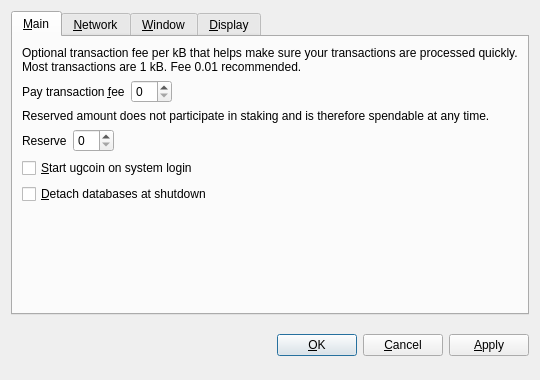
<?xml version="1.0" encoding="UTF-8"?>
<ui version="4.0">
 <class>OptionsDialog</class>
 <widget class="QDialog" name="OptionsDialog">
  <property name="geometry">
   <rect>
    <x>0</x>
    <y>0</y>
    <width>540</width>
    <height>380</height>
   </rect>
  </property>
  <property name="windowTitle">
   <string>Options</string>
  </property>
  <property name="modal">
   <bool>true</bool>
  </property>
  <layout class="QVBoxLayout" name="verticalLayout">
   <item>
    <widget class="QTabWidget" name="tabWidget">
     <property name="tabPosition">
      <enum>QTabWidget::North</enum>
     </property>
     <property name="currentIndex">
      <number>0</number>
     </property>
     <widget class="QWidget" name="tabMain">
      <attribute name="title">
       <string>&amp;Main</string>
      </attribute>
      <layout class="QVBoxLayout" name="verticalLayout_Main">
       <item>
        <widget class="QLabel" name="transactionFeeInfoLabel">
         <property name="text">
          <string>Optional transaction fee per kB that helps make sure your transactions are processed quickly. Most transactions are 1 kB. Fee 0.01 recommended.</string>
         </property>
         <property name="textFormat">
          <enum>Qt::PlainText</enum>
         </property>
         <property name="wordWrap">
          <bool>true</bool>
         </property>
        </widget>
       </item>
       <item>
        <layout class="QHBoxLayout" name="horizontalLayoutFee">
         <item>
          <widget class="QLabel" name="transactionFeeLabel">
           <property name="text">
            <string>Pay transaction &amp;fee</string>
           </property>
           <property name="textFormat">
            <enum>Qt::PlainText</enum>
           </property>
           <property name="buddy">
            <cstring>transactionFee</cstring>
           </property>
          </widget>
         </item>
         <item>
          <widget class="BitcoinAmountField" name="transactionFee"/>
         </item>
         <item>
          <spacer name="horizontalSpacerFee">
           <property name="orientation">
            <enum>Qt::Horizontal</enum>
           </property>
           <property name="sizeHint" stdset="0">
            <size>
             <width>40</width>
             <height>20</height>
            </size>
           </property>
          </spacer>
         </item>
        </layout>
       </item>
       <item>
        <widget class="QLabel" name="reserveBalanceInfoLabel">
         <property name="text">
          <string>Reserved amount does not participate in staking and is therefore spendable at any time.</string>
         </property>
         <property name="textFormat">
          <enum>Qt::PlainText</enum>
         </property>
         <property name="wordWrap">
          <bool>true</bool>
         </property>
        </widget>
       </item>
       <item>
        <layout class="QHBoxLayout" name="horizontalLayoutReserveBalance">
         <item>
          <widget class="QLabel" name="reserveBalanceLabel">
           <property name="text">
            <string>Reserve</string>
           </property>
           <property name="textFormat">
            <enum>Qt::PlainText</enum>
           </property>
           <property name="buddy">
            <cstring>reserveBalance</cstring>
           </property>
          </widget>
         </item>
         <item>
          <widget class="BitcoinAmountField" name="reserveBalance"/>
         </item>
         <item>
          <spacer name="horizontalSpacerReserveBalance">
           <property name="orientation">
            <enum>Qt::Horizontal</enum>
           </property>
           <property name="sizeHint" stdset="0">
            <size>
             <width>40</width>
             <height>20</height>
            </size>
           </property>
          </spacer>
         </item>
        </layout>
       </item>
       <item>
        <widget class="QCheckBox" name="bitcoinAtStartup">
         <property name="toolTip">
          <string>Automatically start ugcoin after logging in to the system.</string>
         </property>
         <property name="text">
          <string>&amp;Start ugcoin on system login</string>
         </property>
        </widget>
       </item>
       <item>
        <widget class="QCheckBox" name="detachDatabases">
         <property name="toolTip">
          <string>Detach block and address databases at shutdown. This means they can be moved to another data directory, but it slows down shutdown. The wallet is always detached.</string>
         </property>
         <property name="text">
          <string>&amp;Detach databases at shutdown</string>
         </property>
        </widget>
       </item>
       <item>
        <spacer name="verticalSpacer_Main">
         <property name="orientation">
          <enum>Qt::Vertical</enum>
         </property>
         <property name="sizeHint" stdset="0">
          <size>
           <width>20</width>
           <height>40</height>
          </size>
         </property>
        </spacer>
       </item>
      </layout>
     </widget>
     <widget class="QWidget" name="tabNetwork">
      <attribute name="title">
       <string>&amp;Network</string>
      </attribute>
      <layout class="QVBoxLayout" name="verticalLayout_Network">
       <item>
        <widget class="QCheckBox" name="mapPortUpnp">
         <property name="toolTip">
          <string>Automatically open the ugcoin client port on the router. This only works when your router supports UPnP and it is enabled.</string>
         </property>
         <property name="text">
          <string>Map port using &amp;UPnP</string>
         </property>
        </widget>
       </item>
       <item>
        <widget class="QCheckBox" name="connectSocks">
         <property name="toolTip">
          <string>Connect to the pinkcoin network through a SOCKS proxy (e.g. when connecting through Tor).</string>
         </property>
         <property name="text">
          <string>&amp;Connect through SOCKS proxy:</string>
         </property>
        </widget>
       </item>
       <item>
        <layout class="QHBoxLayout" name="horizontalLayout_Network">
         <item>
          <widget class="QLabel" name="proxyIpLabel">
           <property name="text">
            <string>Proxy &amp;IP:</string>
           </property>
           <property name="textFormat">
            <enum>Qt::PlainText</enum>
           </property>
           <property name="buddy">
            <cstring>proxyIp</cstring>
           </property>
          </widget>
         </item>
         <item>
          <widget class="QValidatedLineEdit" name="proxyIp">
           <property name="maximumSize">
            <size>
             <width>140</width>
             <height>16777215</height>
            </size>
           </property>
           <property name="toolTip">
            <string>IP address of the proxy (e.g. 127.0.0.1)</string>
           </property>
          </widget>
         </item>
         <item>
          <widget class="QLabel" name="proxyPortLabel">
           <property name="text">
            <string>&amp;Port:</string>
           </property>
           <property name="textFormat">
            <enum>Qt::PlainText</enum>
           </property>
           <property name="buddy">
            <cstring>proxyPort</cstring>
           </property>
          </widget>
         </item>
         <item>
          <widget class="QLineEdit" name="proxyPort">
           <property name="maximumSize">
            <size>
             <width>55</width>
             <height>16777215</height>
            </size>
           </property>
           <property name="toolTip">
            <string>Port of the proxy (e.g. 9050)</string>
           </property>
          </widget>
         </item>
         <item>
          <widget class="QLabel" name="socksVersionLabel">
           <property name="text">
            <string>SOCKS &amp;Version:</string>
           </property>
           <property name="textFormat">
            <enum>Qt::PlainText</enum>
           </property>
           <property name="buddy">
            <cstring>socksVersion</cstring>
           </property>
          </widget>
         </item>
         <item>
          <widget class="QValueComboBox" name="socksVersion">
           <property name="toolTip">
            <string>SOCKS version of the proxy (e.g. 5)</string>
           </property>
          </widget>
         </item>
         <item>
          <spacer name="horizontalSpacer_Network">
           <property name="orientation">
            <enum>Qt::Horizontal</enum>
           </property>
           <property name="sizeHint" stdset="0">
            <size>
             <width>40</width>
             <height>20</height>
            </size>
           </property>
          </spacer>
         </item>
        </layout>
       </item>
       <item>
        <spacer name="verticalSpacer_Network">
         <property name="orientation">
          <enum>Qt::Vertical</enum>
         </property>
         <property name="sizeHint" stdset="0">
          <size>
           <width>20</width>
           <height>40</height>
          </size>
         </property>
        </spacer>
       </item>
      </layout>
     </widget>
     <widget class="QWidget" name="tabWindow">
      <attribute name="title">
       <string>&amp;Window</string>
      </attribute>
      <layout class="QVBoxLayout" name="verticalLayout_Window">
       <item>
        <widget class="QCheckBox" name="minimizeToTray">
         <property name="toolTip">
          <string>Show only a tray icon after minimizing the window.</string>
         </property>
         <property name="text">
          <string>&amp;Minimize to the tray instead of the taskbar</string>
         </property>
        </widget>
       </item>
       <item>
        <widget class="QCheckBox" name="minimizeOnClose">
         <property name="toolTip">
          <string>Minimize instead of exit the application when the window is closed. When this option is enabled, the application will be closed only after selecting Quit in the menu.</string>
         </property>
         <property name="text">
          <string>M&amp;inimize on close</string>
         </property>
        </widget>
       </item>
       <item>
        <spacer name="verticalSpacer_Window">
         <property name="orientation">
          <enum>Qt::Vertical</enum>
         </property>
         <property name="sizeHint" stdset="0">
          <size>
           <width>20</width>
           <height>40</height>
          </size>
         </property>
        </spacer>
       </item>
      </layout>
     </widget>
     <widget class="QWidget" name="tabDisplay">
      <attribute name="title">
       <string>&amp;Display</string>
      </attribute>
      <layout class="QVBoxLayout" name="verticalLayout_Display">
       <item>
        <layout class="QHBoxLayout" name="horizontalLayout_1_Display">
         <item>
          <widget class="QLabel" name="langLabel">
           <property name="text">
            <string>User Interface &amp;language:</string>
           </property>
           <property name="textFormat">
            <enum>Qt::PlainText</enum>
           </property>
           <property name="buddy">
            <cstring>lang</cstring>
           </property>
          </widget>
         </item>
         <item>
          <widget class="QValueComboBox" name="lang">
           <property name="toolTip">
            <string>The user interface language can be set here. This setting will take effect after restarting pinkcoin.</string>
           </property>
          </widget>
         </item>
        </layout>
       </item>
       <item>
        <layout class="QHBoxLayout" name="horizontalLayout_2_Display">
         <item>
          <widget class="QLabel" name="unitLabel">
           <property name="text">
            <string>&amp;Unit to show amounts in:</string>
           </property>
           <property name="textFormat">
            <enum>Qt::PlainText</enum>
           </property>
           <property name="buddy">
            <cstring>unit</cstring>
           </property>
          </widget>
         </item>
         <item>
          <widget class="QValueComboBox" name="unit">
           <property name="toolTip">
            <string>Choose the default subdivision unit to show in the interface and when sending coins.</string>
           </property>
          </widget>
         </item>
        </layout>
       </item>
       <item>
        <widget class="QCheckBox" name="displayAddresses">
         <property name="toolTip">
          <string>Whether to show ugcoin addresses in the transaction list or not.</string>
         </property>
         <property name="text">
          <string>&amp;Display addresses in transaction list</string>
         </property>
        </widget>
       </item>
       <item>
        <widget class="QCheckBox" name="coinControlFeatures">
         <property name="toolTip">
          <string>Whether to show coin control features or not.</string>
         </property>
         <property name="text">
          <string>Display coin &amp;control features (experts only!)</string>
         </property>
        </widget>
       </item>
       <item>
        <spacer name="verticalSpacer_Display">
         <property name="orientation">
          <enum>Qt::Vertical</enum>
         </property>
         <property name="sizeHint" stdset="0">
          <size>
           <width>20</width>
           <height>40</height>
          </size>
         </property>
        </spacer>
       </item>
      </layout>
     </widget>
    </widget>
   </item>
   <item>
    <layout class="QHBoxLayout" name="horizontalLayout_Buttons">
     <item>
      <spacer name="horizontalSpacer_1">
       <property name="orientation">
        <enum>Qt::Horizontal</enum>
       </property>
       <property name="sizeHint" stdset="0">
        <size>
         <width>40</width>
         <height>48</height>
        </size>
       </property>
      </spacer>
     </item>
     <item>
      <widget class="QLabel" name="statusLabel">
       <property name="font">
        <font>
         <weight>75</weight>
         <bold>true</bold>
        </font>
       </property>
       <property name="text">
        <string/>
       </property>
       <property name="textFormat">
        <enum>Qt::PlainText</enum>
       </property>
       <property name="wordWrap">
        <bool>true</bool>
       </property>
      </widget>
     </item>
     <item>
      <spacer name="horizontalSpacer_2">
       <property name="orientation">
        <enum>Qt::Horizontal</enum>
       </property>
       <property name="sizeHint" stdset="0">
        <size>
         <width>40</width>
         <height>48</height>
        </size>
       </property>
      </spacer>
     </item>
     <item>
      <widget class="QPushButton" name="okButton">
       <property name="text">
        <string>&amp;OK</string>
       </property>
      </widget>
     </item>
     <item>
      <widget class="QPushButton" name="cancelButton">
       <property name="text">
        <string>&amp;Cancel</string>
       </property>
       <property name="autoDefault">
        <bool>false</bool>
       </property>
      </widget>
     </item>
     <item>
      <widget class="QPushButton" name="applyButton">
       <property name="text">
        <string>&amp;Apply</string>
       </property>
       <property name="autoDefault">
        <bool>false</bool>
       </property>
      </widget>
     </item>
    </layout>
   </item>
  </layout>
 </widget>
 <customwidgets>
  <customwidget>
   <class>BitcoinAmountField</class>
   <extends>QSpinBox</extends>
   <header>bitcoinamountfield.h</header>
  </customwidget>
  <customwidget>
   <class>QValueComboBox</class>
   <extends>QComboBox</extends>
   <header>qvaluecombobox.h</header>
  </customwidget>
  <customwidget>
   <class>QValidatedLineEdit</class>
   <extends>QLineEdit</extends>
   <header>qvalidatedlineedit.h</header>
  </customwidget>
 </customwidgets>
 <resources/>
 <connections/>
</ui>
